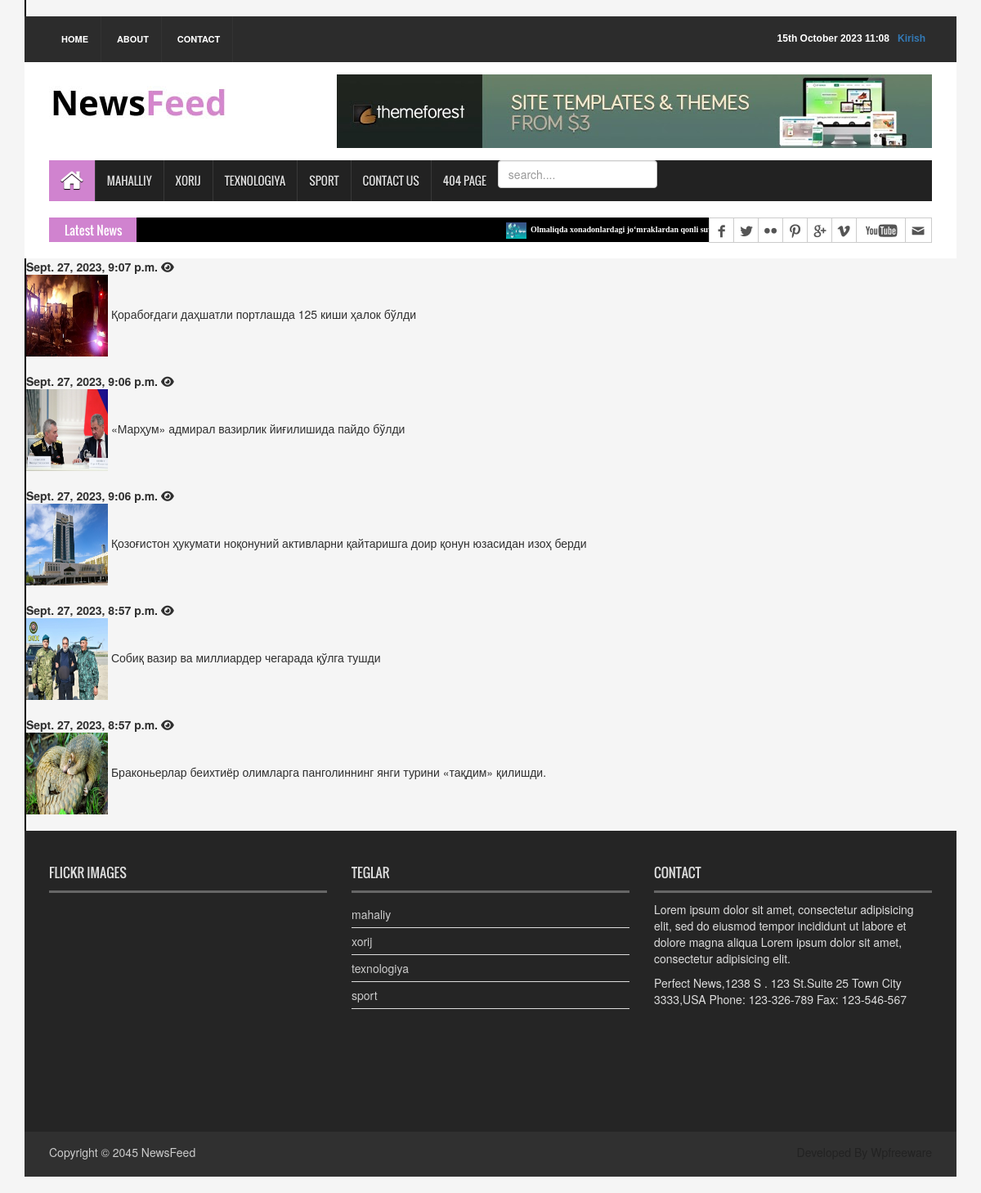
The app's page /xorij/ with its own data.
### news_app/models.py (models this page shows, shortened)
class News(models.Model):
  class Status(models.TextChoices):
    Draft = 'DF',"Draft"
    Publish = "PB","Publish"
  title = models.CharField(max_length=250)
  slug = models.SlugField(max_length=250)
  image = models.ImageField(upload_to='news/images')
  category = models.ForeignKey(Category,on_delete=models.CASCADE)
  body = models.TextField()
  published_time = models.DateTimeField(default=timezone.now)
  created_time = models.DateTimeField(auto_now_add=True)
  updated_time = models.DateTimeField(auto_now=True)
  status = models.CharField(max_length=2,choices=Status.choices,default=Status.Draft)
  object = models.Manager()
  publish = Publish()
  class Meta:
    ordering = ["-published_time"]
  def get_absolute_url(self):
    return reverse('news_detail',args=[self.slug])

class Category(models.Model):
  name = models.CharField(max_length=150)

### news_app/views.py (the view)
# urls.py: path('xorij/',xorijNewsView.as_view(),name="xorij_news_page"),
class xorijNewsView(ListView):
  model = News
  template_name = 'xorij.html'
  context_object_name = 'xorij_news'
  def get_queryset(self):
    news = self.model.publish.all().filter(category__name="xorij")
    return news

### news_app/context.py (called while the page is built)
def lastest_app(request):
    context = {
        'lastest_news':News.publish.all().order_by('-published_time')[:10],
        'category':Category.objects.all()
    }
    return context

### news_app/models.py (called while the page is built)
  def get_queryset(self):
    return super().get_queryset().filter(status=News.Status.Publish)

### templates/xorij.html (shortened to what this page needs)
{% extends 'base.html' %}
{% load hitcount_tags %}
{% block content %}
<div class="container mx-auto">
  <div class="row p-3 m-3" style="border-left: 2px solid #000;">
    {% for xorij in xorij_news %}
    <div class="col-12 m-5 p-3" >
      <a href="{{xorij.get_absolute_url}}">
        <b>{{xorij.published_time}}</b>
              <b>
                <i class="fa-solid fa-eye" aria-hidden="true"></i>{% get_hit_count for xorij %}
            </b>
        <div class="d-flex align-items-center">
          <img width="100" height="100" src="{{xorij.image.url}}" alt="">
          <span>{{xorij.title}}</span>
        </div>
      </a>
    </div>
    <br>
    {% endfor %}
  </div>
</div>
{% endblock content %}

### templates/base.html (shortened to what this page needs)
{% load static %}
<!DOCTYPE html>
<html lang="en">
  <head>
  <link rel="stylesheet" href="https://cdnjs.cloudflare.com/ajax/libs/font-awesome/6.4.2/css/all.min.css"
 />
    <link rel="stylesheet" type="text/css" href="{% static '/css/bootstrap.min.css' %}">
    <link rel="stylesheet" type="text/css" href="{% static '/css/font-awesome.min.css' %}">
    <link rel="stylesheet" type="text/css" href="{% static '/css/animate.css' %}">
    <link rel="stylesheet" type="text/css" href="{% static '/css/font.css' %}">
    <link rel="stylesheet" type="text/css" href="{% static '/css/li-scroller.css' %}">
    <link rel="stylesheet" type="text/css" href="{% static '/css/slick.css' %}">
    <link rel="stylesheet" type="text/css" href="{% static '/css/jquery.fancybox.css' %}">
    <link rel="stylesheet" type="text/css" href="{% static '/css/theme.css' %}">
    <link rel="stylesheet" type="text/css" href="{% static '/css/style.css' %}">
    </head>
<body>
  <div class="container">
    <header id="header">
      <div class="row">
        <div class="col-lg-12 col-md-12 col-sm-12">
          <div class="header_top">
            <div class="header_top_left">
              <ul class="top_nav">
                <li><a href="{% url 'basic' %}">Home</a></li>
                <li><a href="#">About</a></li>
                <li><a href="{% url 'contact_page' %}">Contact</a></li>
              </ul>
            </div>
            <div class="header_top_right">
              <p>
                {% now 'jS F Y H:i' %} &nbsp;
                {% if user.is_authenticated == False %}
                <a href="{% url 'login' %}" class="text-primary">Kirish</a>
                {% else %}
                <a class="text-warning" href="{% url 'profile' %}" style="text-transform: capitalize;">Welcome, {{user.username}}</a>
                                        <a href="{% url 'logout' %}" style="color: lightgreen">Logout</a>
                {% endif %}
              </p>
            </div>
          </div>
        </div>
        <div class="col-lg-12 col-md-12 col-sm-12">
          <div class="header_bottom">
            <div class="logo_area"><a href="{% url 'basic' %}" class="logo"><img src="{% static 'images/logo.jpg' %}" alt=""></a></div>
            <div class="add_banner"><a href="#"><img src="{% static 'images/addbanner_728x90_V1.jpg' %}" alt=""></a></div>
          </div>
        </div>
      </div>
    </header>
    <section id="navArea">
      <nav class="navbar navbar-inverse" role="navigation">
        <div id="navbar" class="navbar-collapse collapse">
          <ul class="nav navbar-nav main_nav">
            <li class="active"><a href="{% url 'basic' %}"><span class="fa fa-home desktop-home"></span><span class="mobile-show">Home</span></a></li>
            <li><a href="{% url 'local_news_page' %}">Mahalliy</a></li>
            <li><a href="{% url 'xorij_news_page' %}">Xorij</a></li>
            <li><a href="{% url 'technology_news_page' %}">Texnologiya</a></li>
            <li><a href="{% url 'sport_news_page' %}">Sport</a></li>
            <li><a href="{% url 'contact_page' %}" >Contact Us</a></li>
            <li><a href="{% url '404_page' %}" >404 Page</a></li>
              <li>
                  <form action="{% url 'search_result' %}" method="get">
                      <input class="form-control mt-3" type="search" name="q"
                      placeholder="search...."
                      >
                  </form>
              </li>
          </ul>
        </div>
      </nav>
    </section>
    <section id="newsSection">
      <div class="row">
        <div class="col-lg-12 col-md-12">
          <div class="latest_newsarea"> <span>Latest News</span>
            <ul id="ticker01" class="news_sticker">
              {% for latest in lastest_news %}
              <li><a href="{{latest.get_absolute_url}}"><img src="{{latest.image.url}}" alt="">{{latest.title | truncatewords:5}}</a></li>
              {% endfor %}
             </ul>
            <div class="social_area">
              <ul class="social_nav">
                <li class="facebook"><a href="#"></a></li>
                <li class="twitter"><a href="#"></a></li>
                <li class="flickr"><a href="#"></a></li>
                <li class="pinterest"><a href="#"></a></li>
                <li class="googleplus"><a href="#"></a></li>
                <li class="vimeo"><a href="#"></a></li>
                <li class="youtube"><a href="#"></a></li>
                <li class="mail"><a href="#"></a></li>
              </ul>
            </div>
          </div>
        </div>
      </div>
    </section>
  {% block content %}
  {% endblock content %}
  <footer id="footer">
    <div class="footer_top">
      <div class="row">
        <div class="col-lg-4 col-md-4 col-sm-4">
          <div class="footer_widget wow fadeInLeftBig">
            <h2>Flickr Images</h2>
          </div>
        </div>
        <div class="col-lg-4 col-md-4 col-sm-4">
          <div class="footer_widget wow fadeInDown">
            <h2>Teglar</h2>
            <ul class="tag_nav">
              {% for category in category %}
              <li><a href="#">{{category.name}}</a></li>
              {% endfor %}
          </div>
        </div>
        <div class="col-lg-4 col-md-4 col-sm-4">
          <div class="footer_widget wow fadeInRightBig">
            <h2>Contact</h2>
            <p>Lorem ipsum dolor sit amet, consectetur adipisicing elit, sed do eiusmod tempor incididunt ut labore et dolore magna aliqua Lorem ipsum dolor sit amet, consectetur adipisicing elit.</p>
            <address>
            Perfect News,1238 S . 123 St.Suite 25 Town City 3333,USA Phone: 123-326-789 Fax: 123-546-567
            </address>
          </div>
        </div>
      </div>
    </div>
    <div class="footer_bottom">
      <p class="copyright">Copyright &copy; 2045 <a href="index.html">NewsFeed</a></p>
      <p class="developer">Developed By Wpfreeware</p>
    </div>
  </footer>
  </body>
  </html>

### static/css/li-scroller.css (style rules this page uses)
ul.newsticker { position:relative; left:750px; font:bold 10px Verdana; list-style-type:none; margin:0; padding:0 }
ul.newsticker li { float:left; margin:0; padding:0 }
ul.newsticker a { white-space:nowrap; padding:0; color:#fff; margin:0 50px 0 0 }
ul.newsticker a > img { height:20px; margin-right:5px; width:25px }

### static/css/theme.css (style rules this page uses)
.navbar-inverse .navbar-nav > .active > a, .navbar-inverse .navbar-nav > .active > a:hover, .navbar-inverse .navbar-nav > .active > a:focus { background-color:#d083cf }
.latest_newsarea span { background:none repeat scroll 0 0 #d083cf }

### records on screen
News: image (picture), title "Olmaliqda xonadonlardagi jo‘mraklardan qonli suv …"
News: published_time "Sept. 27, 2023, 9:07 p.m.", image (picture), title "Қорабоғдаги даҳшатли портлашда 125 киши ҳалок бўлди"
News: published_time "Sept. 27, 2023, 9:06 p.m.", image (picture), title "«Марҳум» адмирал вазирлик йиғилишида пайдо бўлди"
News: published_time "Sept. 27, 2023, 9:06 p.m.", image (picture), title "Қозоғистон ҳукумати ноқонуний активларни қайтаришга доир қонун юзасидан изоҳ берди"
News: published_time "Sept. 27, 2023, 8:57 p.m.", image (picture), title "Собиқ вазир ва миллиардер чегарада қўлга тушди"
News: published_time "Sept. 27, 2023, 8:57 p.m.", image (picture), title "Браконьерлар беихтиёр олимларга панголиннинг янги турини «тақдим» қилишди."
Category: name "mahaliy"
Category: name "xorij"
Category: name "texnologiya"
Category: name "sport"
